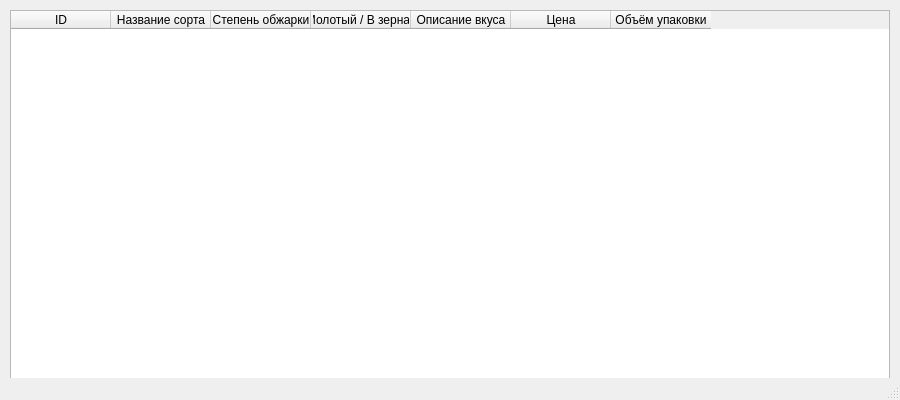
<?xml version="1.0" encoding="UTF-8"?>
<ui version="4.0">
 <class>MainWindow</class>
 <widget class="QMainWindow" name="MainWindow">
  <property name="geometry">
   <rect>
    <x>0</x>
    <y>0</y>
    <width>900</width>
    <height>400</height>
   </rect>
  </property>

  <widget class="QWidget" name="centralwidget">
   <widget class="QTableWidget" name="coffeeTable">
    <property name="geometry">
     <rect>
      <x>10</x>
      <y>10</y>
      <width>880</width>
      <height>380</height>
     </rect>
    </property>

    <property name="columnCount">
     <number>7</number>
    </property>

    <property name="rowCount">
     <number>0</number>
    </property>

    <column>
     <property name="text">
      <string>ID</string>
     </property>
    </column>
    <column>
     <property name="text">
      <string>Название сорта</string>
     </property>
    </column>
    <column>
     <property name="text">
      <string>Степень обжарки</string>
     </property>
    </column>
    <column>
     <property name="text">
      <string>Молотый / В зернах</string>
     </property>
    </column>
    <column>
     <property name="text">
      <string>Описание вкуса</string>
     </property>
    </column>
    <column>
     <property name="text">
      <string>Цена</string>
     </property>
    </column>
    <column>
     <property name="text">
      <string>Объём упаковки</string>
     </property>
    </column>

   </widget>
  </widget>

  <widget class="QMenuBar" name="menubar"/>
  <widget class="QStatusBar" name="statusbar"/>

 </widget>
 <resources/>
 <connections/>
</ui>
